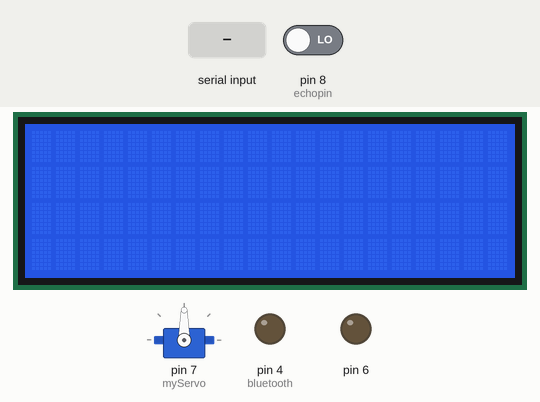
Simulated run of this sketch. Board: Arduino Uno, built with avr-gcc and run on an emulated ATmega328P. On the bench: servo, 20×4 character LCD, output pins drawn as LEDs (lit = HIGH). The test bench sets the inputs (shaded band); at power-on: pin 8 (echopin) LOW. Pins used as bus, display or sensor lines are not drawn; what the sketch prints to the serial monitor is not drawn.

Above: at 1.2 s.
1.3 s: "A" received over Serial
At 10.4 s:
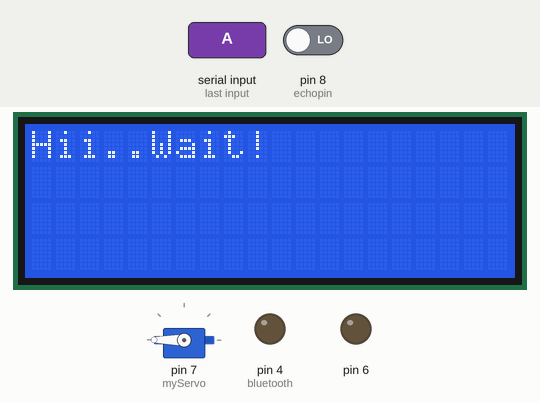
17.6 s: "B" received over Serial
At 22.2 s:
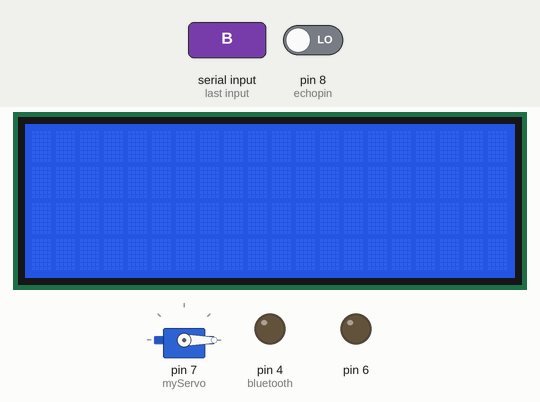
36.6 s: "S" received over Serial
At 43.4 s:
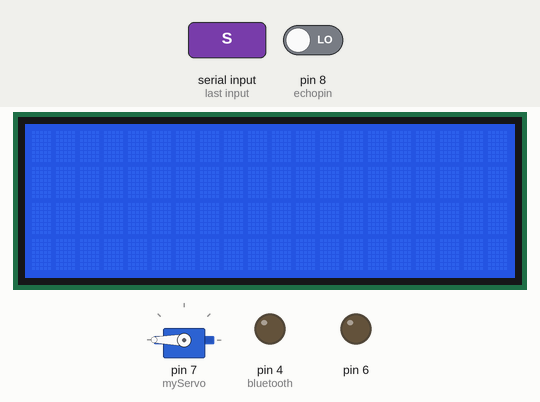
Timing chart, 0 to 44.9 s (numbered marks = the images above; inputs shaded):
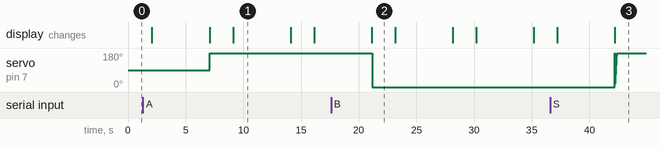

The sketch:

servo-ultra-BT-display.ino
```cpp
#include <Servo.h>
#include <Wire.h>
#include <LiquidCrystal_I2C.h>

Servo myServo;
int pos = 0;
int data;

const int trigpin = 9;
const int echopin = 8;
int bluetooth = 4;
long duration;
int distance;

LiquidCrystal_I2C lcd(0x27,20,4); // set the LCD address to 0x27 for a 20 chars and 4 line display

void setup() {
  Serial.begin(9600);
  myServo.attach(7);
  pinMode(6, OUTPUT);
  pinMode(trigpin, OUTPUT);
  pinMode(echopin, INPUT);
  pinMode(bluetooth, OUTPUT);

  lcd.init(); // initialize the lcd
  lcd.backlight();
}

void loop() {
  if (Serial.available()) {
    data = Serial.read();
    if (data == 'A') {
      Serial.print("\nA");
      for (pos = 0; pos <= 180; pos += 1) {
        myServo.write(pos);
      }
    }
    if (data == 'B') {
      Serial.print("\nB");
      for (pos = 180; pos >= 0; pos -= 1) {
        myServo.write(pos);
      }
    }
    if (data == 'S') {
      Serial.print("\nS");
      for (pos = 0; pos >= 0; pos += 1) {
        myServo.write(pos);
      }
    }
  }

  digitalWrite(trigpin, HIGH);
  delayMicroseconds(5000);
  digitalWrite(trigpin, LOW);

  duration = pulseIn(echopin, HIGH);

   distance = duration * 0.034 / 2;
   if(distance >=30){
       Serial.print("distance = ");
       Serial.print(distance);
       delay(1000);
       Serial.println("cm");
   }

   if (distance <= 30) {
    Serial.println("KNOCK KNOCK");
    delay(1000);

    lcd.setCursor(0,0); // set the cursor to column 0, line 0
    lcd.print("Hii..Wait!");
    delay(5000);
    lcd.clear();
   }
}
```

Measured:
- after the input at 1.3 s, servo on pin 7 (myServo): 90° → 180° after 5.8 s
- after the input at 17.6 s, servo on pin 7 (myServo): 180° → 0° after 3.6 s
- after the input at 36.6 s, servo on pin 7 (myServo): 0° → 180° after 5.6 s
- what the display in image 1 shows lasts 5.0 s, from 9.1 s to 14.1 s
- what the display in image 2 shows lasts 2.1 s, from 21.1 s to 23.2 s
